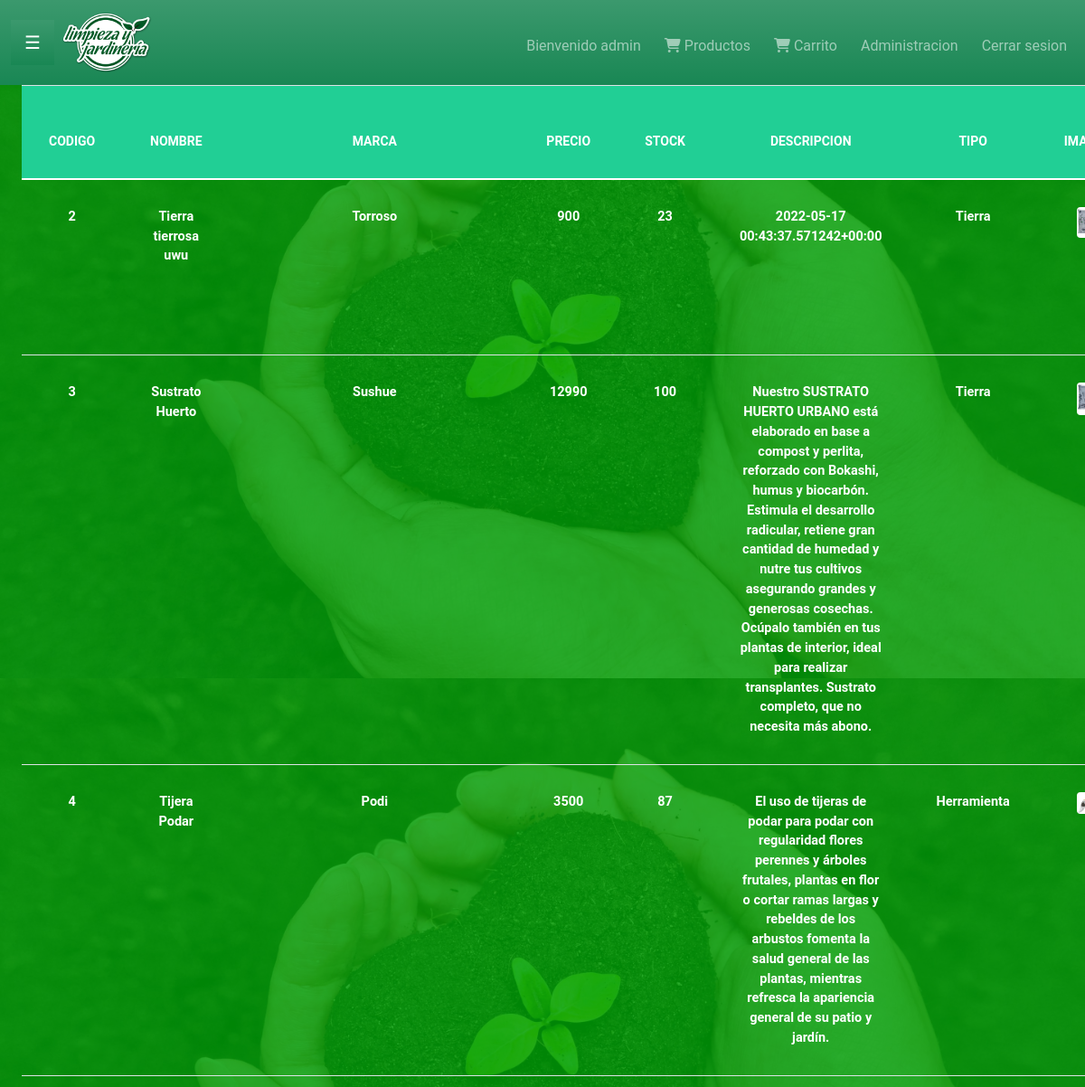
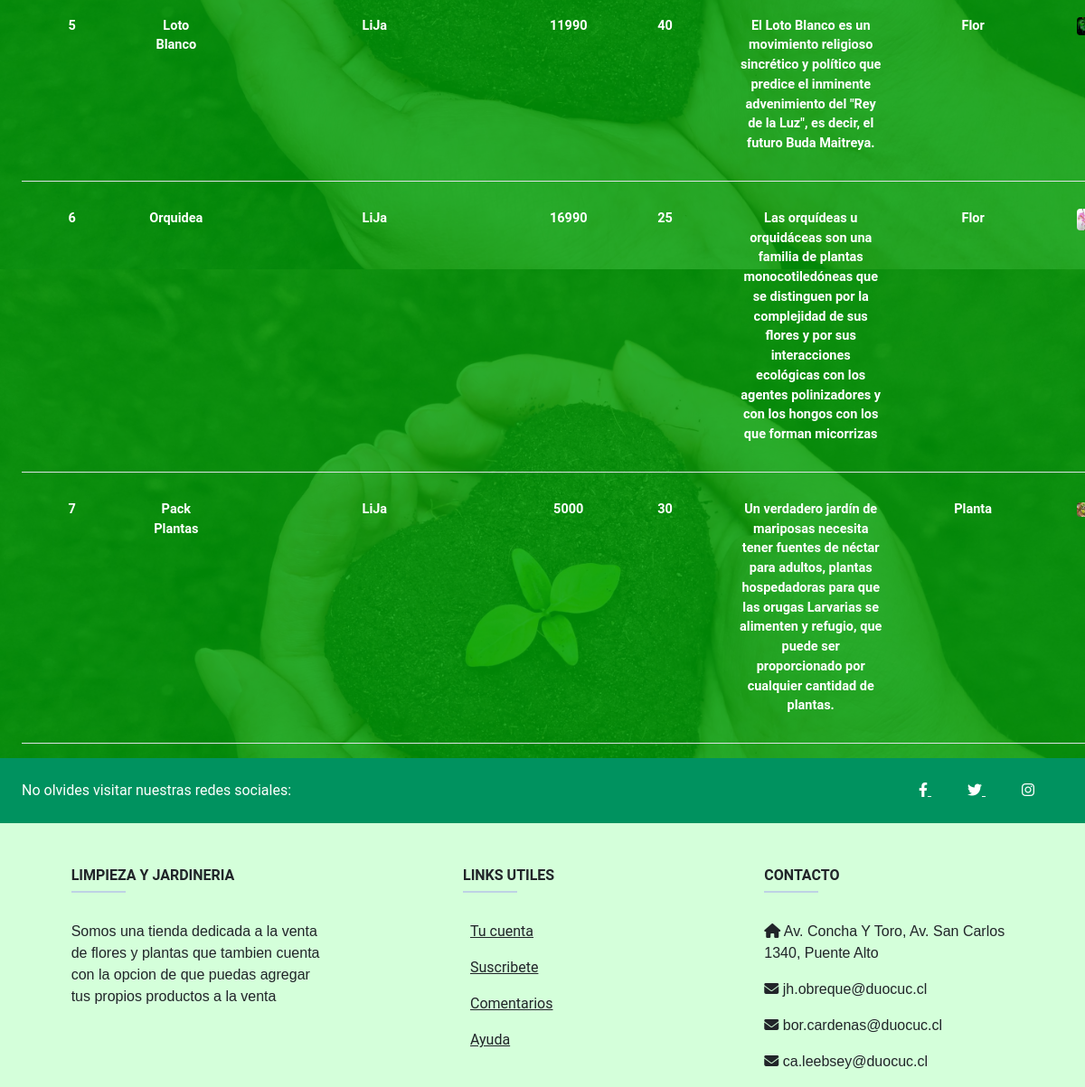
The page /Listar/producto/ (signed in) on the database its author committed (2 pictures, top to bottom).
### app/models.py (models this page shows, shortened)
class Producto(models.Model):
    codigo = models.IntegerField(null=False,primary_key=True)
    nombre = models.CharField(max_length=100)
    marca = models.CharField(max_length=30)
    precio = models.IntegerField()
    stock = models.IntegerField()
    tipo = models.ForeignKey(TipoProducto,on_delete=models.CASCADE)
    descripcion = models.CharField(max_length=500)
    imagen = models.ImageField(upload_to="productos", null=True) #agregar campo de imagen
    fecha_ingreso = models.DateField() #Agregar campo de fecha
    created_at = models.DateField(auto_now_add=True)
    updated_at = models.DateField(auto_now=True)
    class Meta:
        db_table = 'db_producto'

class TipoProducto(models.Model):
    tipo = models.CharField(max_length=20)
    def __str__(self):
        return self.tipo
    class Meta:
        db_table = 'db_tipo_producto'

### app/views.py (the view)
# urls.py: path('Listar/producto/', listar_productos, name="listar_productos"),
@permission_required('app.view_producto')
def listar_productos(request):
    productosAll = Producto.objects.all()
    datos = {
        'listaProductos' : productosAll
    }
    return render(request, 'app/producto/listar_productos.html', datos)

### app/templates/app/producto/listar_productos.html (shortened to what this page needs)
{% extends 'app/base_loged.html' %}
{% load static %}
{% load crispy_forms_tags %}
{% block contenido %}
<div class="container-fluid" style="background-color: rgba(0, 255, 13, 0.521); overflow: auto;">
    <div class="row">
    <div class="col-12">
    <table class="table table-condensed table-bordered table-responsive-sm text-white" style="text-align: center;">
        <thead>
            <tr>
                <th>CODIGO</th>
                <th>NOMBRE</th>
                <th>MARCA</th>
                <th>PRECIO</th>
                <th>STOCK</th>
                <th>DESCRIPCION</th>
                <th>TIPO</th>
                <th>IMAGEN</th>
            </tr>
        </thead>
        <tbody>
         {% for aux in listaProductos %}
             <tr>
                 <td>{{ aux.codigo }}</td>
                 <td>{{ aux.nombre }}</td>
                 <td>{{ aux.marca }}</td>
                 <td>{{ aux.precio }}</td>
                 <td>{{ aux.stock }}</td>
                 <td>{{ aux.descripcion }}</td>
                 <td>{{ aux.tipo }}</td>
                 <td>{% if aux.imagen %}
                    <img src="{{ aux.imagen.url }}" class="rounded img-fluid" style="max-height: 200px; max-width: 45%;" alt="No encontrada">
                    {% else %}
                    <img src="{% static 'app/img/defecto.png' %}" class="rounded img-fluid item-img w-100 mb-3">
                    {% endif %}</td>
             </tr>
         {% endfor %}
        </tbody>
    </table>
</div>
</div>
</div>
{% endblock %}

### app/templates/app/base_loged.html (shortened to what this page needs)
<!DOCTYPE html>
<html lang="en">
{% load static %}
  <head>
    <link href="https://cdn.jsdelivr.net/npm/bootstrap@5.1.3/dist/css/bootstrap.min.css" rel="stylesheet">
    <link rel="stylesheet" href="https://cdnjs.cloudflare.com/ajax/libs/font-awesome/6.1.1/css/all.min.css">
    <link rel="stylesheet" href="{% static 'app/css/style.css' %}">
    <link rel="stylesheet" href="{% static 'app/css/Style2.css' %}">
    <link rel="stylesheet" href="{% static 'app/css/Style3.css' %}">
    <link rel="stylesheet" href="{% static 'app/css/Style profile setting.css' %}">
    <link rel="stylesheet" href="{% static 'app/css/Style5.css' %}">
<link rel="stylesheet" href="https://cdnjs.cloudflare.com/ajax/libs/limonte-sweetalert2/11.4.8/sweetalert2.css"
 />
  </head>
<body>
  <!DOCTYPE html>
<html>
<head>
</head>
<body >
</body>
</html>
    <nav class="navbar navbar-expand-sm bg-success bg-gradient navbar-dark">
        <div class="container-fluid">
          <div id="main">
            <button style="z-index: 1;" class="openbtn bg-success bg-gradient navbar-dark" onclick="openNav()" >☰</button>
          </div>
            <a class="navbar-brand" href="" ><img src="{% static 'app/img/jardinieria logo .png' %}" width="100" alt="" onload="closeNav()"></a>
            <div class="collapse navbar-collapse justify-content-end" id="collapsibleNavbar">
                <ul class="navbar-nav">
                    <li class="nav-item mt-1">
                      <ul class="navbar-nav">
                        <li class="nav-item mt-1">
                          <a class="nav-link">Bienvenido {{ user.username}}</a>
                        </li>
                      <li class="nav-item mt-1">
                        <a class="nav-link"  href="Pagina/" ><i class="fa fa-shopping-cart"></i> Productos </a>
                      </li>
                      <li class="nav-item mt-1">
                        <a class="nav-link"  href="Carrito/" ><i class="fa fa-shopping-cart"></i> Carrito </a>
                      </li>
                      {% if user.is_staff == 1 %}
                      <li class="nav-item mt-1">
                        <a class="nav-link"  href="http://127.0.0.1:8000/admin/" > Administracion </a>
                      </li>
                      {% endif %}
                      {% if user.is_authenticated %}
                        <li class="nav-item mt-1">
                          <a class="nav-link" href="{% url 'logout' %}">Cerrar sesion</a>
                        </li>
                      {% endif %}
                </ul>
            </div>
        </div>
    </nav>
        {% block contenido %}
        {% endblock %}
  <footer class="text-center text-lg-start text-dark" style="background-color: #d4ffda">
    <section class="d-flex justify-content-between p-4 text-white" style="background-color: #00925f">
      <div class="me-5">
        <span>No olvides visitar nuestras redes sociales:</span>
      </div>
      <div>
        <a href="https://es-la.facebook.com/ventadeplantas1234/" class="text-white me-4">
          <i class="fab fa-facebook-f"></i>
        </a>
        <a href="https://twitter.com/floresiplantas?lang=es" class="text-white me-4">
          <i class="fab fa-twitter"></i>
        </a>
        <a href="https://www.instagram.com/todoplantaspierola/?hl=es" class="text-white me-4">
          <i class="fab fa-instagram"></i>
        </a>
      </div>
    </section>
    <section class="">
      <div class="text-center text-md-start mt-5">
        <div class="row mt-3">
          <div class="col-md-3 col-lg-4 col-xl-3 mx-auto mb-4">
            <h6 class="text-uppercase fw-bold">Limpieza y Jardineria</h6>
            <hr
                class="mb-4 mt-0 d-inline-block mx-auto"
                style="width: 60px; background-color: #7c4dff; height: 2px"
                />
            <p>
              Somos una tienda dedicada a la venta de flores y plantas
              que tambien cuenta con la opcion de que puedas agregar tus
              propios productos a la venta
            </p>
          </div>
          <div class="col-md-3 col-lg-2 col-xl-2 mx-auto mb-4">
            <h6 class="text-uppercase fw-bold">Links Utiles</h6>
            <hr
                class="mb-4 mt-0 d-inline-block mx-auto"
                style="width: 60px; background-color: #7c4dff; height: 2px"
                />
            <p>
              <a href="#!" class="text-dark">Tu cuenta</a>
            </p>
            <p>
              <a href="Suscripcion_no_login.html" class="text-dark">Suscribete</a>
            </p>
            <p>
              <a href="#!" class="text-dark">Comentarios</a>
            </p>
            <p>
              <a href="#!" class="text-dark">Ayuda</a>
            </p>
          </div>
          <div class="col-md-4 col-lg-3 col-xl-3 mx-auto mb-md-0 mb-4">
            <h6 class="text-uppercase fw-bold">Contacto</h6>
            <hr
                class="mb-4 mt-0 d-inline-block mx-auto"
                style="width: 60px; background-color: #7c4dff; height: 2px"
                />
            <p><i class="fas fa-home mr-3"></i> Av. Concha Y Toro, Av. San Carlos 1340, Puente Alto</p>
            <p><i class="fas fa-envelope mr-3"></i> jh.obreque@duocuc.cl</p>
            <p><i class="fas fa-envelope mr-3"></i> bor.cardenas@duocuc.cl</p>
            <p><i class="fas fa-envelope mr-3"></i> ca.leebsey@duocuc.cl</p>
          </div>
</footer>
</html>

### app/static/app/css/style.css (style rules this page uses)
.nav-link { color: rgb(107, 107, 107); }
hr { color: white; }
body { height: 100%; background-repeat: repeat; background-size: cover; position: absolute; top: 0; left: 0; width: 100%; height: 100%; z-index: -1; background-image: url(../img/fondo.jpg); background-size: cover; }
body { background-color: #eeeeee; font-family: 'Open Sans', serif }
p { margin-top: 0; margin-bottom: 1rem }
.row { margin: 0 }
a { padding: 0 1vh }
hr { margin-top: 1.25rem }
a { color: black }
body { background-color: #B3E5FC; border-radius: 10px }
body { font-family: "Lato", sans-serif; }
.openbtn { font-size: 20px; cursor: pointer; background-color: #111; color: white; padding: 10px 15px; border: none; }
#main { transition: margin-left .5s; padding: 0px; }

### app/static/app/css/Style2.css (style rules this page uses)
* { padding: 0; margin: 0; box-sizing: border-box }
body { background-color: #777; font-family: 'Poppins', sans-serif }
.navbar { padding: 0.5rem 0rem }
.navbar .navbar-brand { font-size: 30px }
.navbar-nav .nav-item { padding: 0px 0px 0px 10px }
.table thead th { text-transform: uppercase; color: #bbb; font-size: 12px }
.table thead th, .table td, .table th { border: none; overflow: auto auto }

### app/static/app/css/Style3.css (style rules this page uses)
* { padding: 0; margin: 0 }

### app/static/app/css/style5.css (style rules this page uses)
p { font-weight: normal; font-family: 'Nunito', sans-serif; }
* { margin: 0; padding: 0; box-sizing: border-box; font-family: 'Roboto', sans-serif }
.table thead { background-color: #21cf95; }
.table thead th { padding: 30px; font-size: 14px; color: white; }
.table>:not(caption)>*>* { padding: 2rem 0.5rem; }
::placeholder { color: black; font-weight: 600; }
.table tbody td { padding: 30px; margin: 0; font-size: 14.5px; font-weight: 600; }
.table tbody tr td:nth-of-type(3) { min-width: 320px; }

### rows shown on the page
Producto: codigo "2", nombre "Tierra tierrosa uwu", marca "Torroso", precio "900", stock "23", descripcion "2022-05-17 00:43:37.571242+00:00", tipo "Tierra", imagen (picture)
Producto: codigo "3", nombre "Sustrato Huerto", marca "Sushue", precio "12990", stock "100", descripcion "Nuestro SUSTRATO HUERTO URBANO está elaborado en base a compost y perlita, reforzado con Bokashi, humus y biocarbón. Estimula el desarrollo radicular, retiene gran cantidad de humedad y nutre tus cultivos asegurando grandes y generosas cosechas. Ocúpalo también en tus plantas de interior, ideal para realizar transplantes. Sustrato completo, que no necesita más abono.", tipo "Tierra", imagen (picture)
Producto: codigo "4", nombre "Tijera Podar", marca "Podi", precio "3500", stock "87", descripcion "El uso de tijeras de podar para podar con regularidad flores perennes y árboles frutales, plantas en flor o cortar ramas largas y rebeldes de los arbustos fomenta la salud general de las plantas, mientras refresca la apariencia general de su patio y jardín.", tipo "Herramienta", imagen (picture)
Producto: codigo "5", nombre "Loto Blanco", marca "LiJa", precio "11990", stock "40", descripcion "El Loto Blanco es un movimiento religioso sincrético y político que predice el inminente advenimiento del \"Rey de la Luz\", es decir, el futuro Buda Maitreya.", tipo "Flor", imagen (picture)
Producto: codigo "6", nombre "Orquidea", marca "LiJa", precio "16990", stock "25", descripcion "Las orquídeas u orquidáceas son una familia de plantas monocotiledóneas que se distinguen por la complejidad de sus flores y por sus interacciones ecológicas con los agentes polinizadores y con los hongos con los que forman micorrizas", tipo "Flor", imagen (picture)
Producto: codigo "7", nombre "Pack Plantas", marca "LiJa", precio "5000", stock "30", descripcion "Un verdadero jardín de mariposas necesita tener fuentes de néctar para adultos, plantas hospedadoras para que las orugas Larvarias se alimenten y refugio, que puede ser proporcionado por cualquier cantidad de plantas.", tipo "Planta", imagen (picture)

### other values the page prints
{{ user.username }} "admin"
